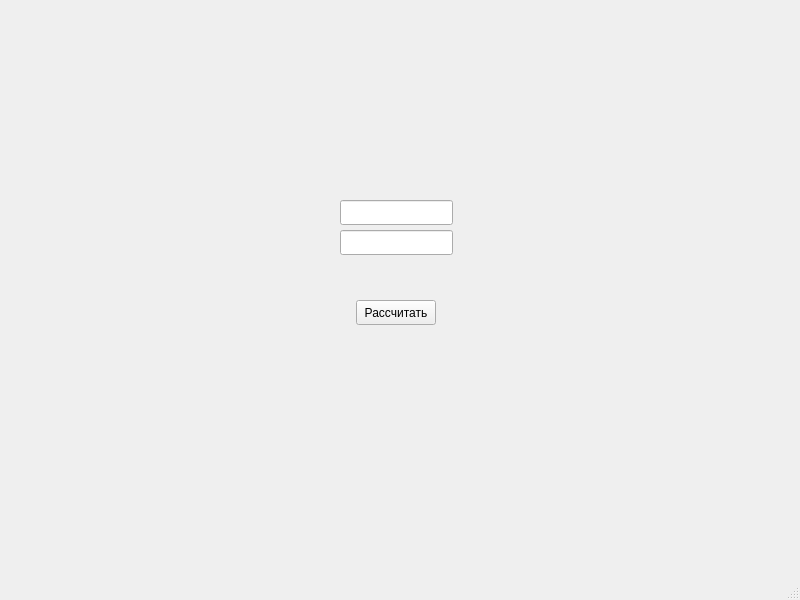
<?xml version="1.0" encoding="UTF-8"?>
<ui version="4.0">
 <class>MainWindow</class>
 <widget class="QMainWindow" name="MainWindow">
  <property name="geometry">
   <rect>
    <x>0</x>
    <y>0</y>
    <width>800</width>
    <height>600</height>
   </rect>
  </property>
  <property name="windowTitle">
   <string>MainWindow</string>
  </property>
  <widget class="QWidget" name="centralwidget">
   <widget class="QLineEdit" name="lineEdit">
    <property name="geometry">
     <rect>
      <x>340</x>
      <y>200</y>
      <width>113</width>
      <height>25</height>
     </rect>
    </property>
   </widget>
   <widget class="QLineEdit" name="lineEdit_2">
    <property name="geometry">
     <rect>
      <x>340</x>
      <y>230</y>
      <width>113</width>
      <height>25</height>
     </rect>
    </property>
   </widget>
   <widget class="QLabel" name="label">
    <property name="geometry">
     <rect>
      <x>264</x>
      <y>270</y>
      <width>261</width>
      <height>20</height>
     </rect>
    </property>
    <property name="text">
     <string/>
    </property>
   </widget>
   <widget class="QPushButton" name="pushButton">
    <property name="geometry">
     <rect>
      <x>356</x>
      <y>300</y>
      <width>80</width>
      <height>25</height>
     </rect>
    </property>
    <property name="text">
     <string>Рассчитать</string>
    </property>
   </widget>
  </widget>
  <widget class="QMenuBar" name="menubar">
   <property name="geometry">
    <rect>
     <x>0</x>
     <y>0</y>
     <width>800</width>
     <height>22</height>
    </rect>
   </property>
  </widget>
  <widget class="QStatusBar" name="statusbar"/>
 </widget>
 <resources/>
 <connections/>
</ui>
